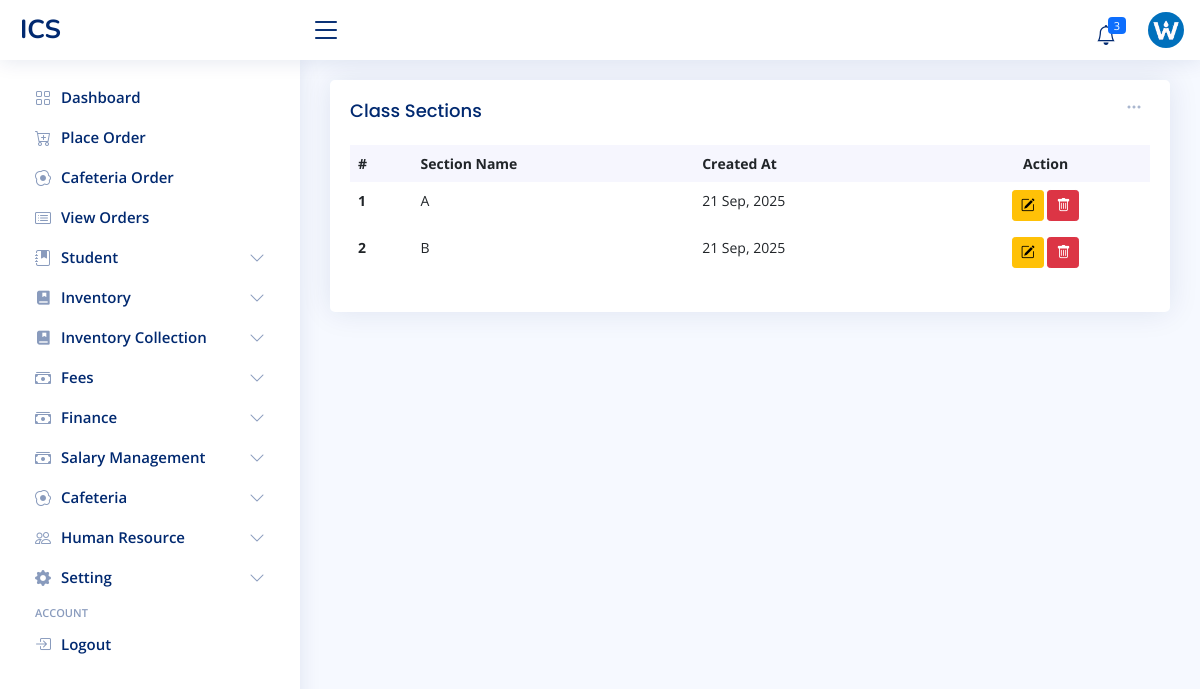
The app's page /class/section/ (signed in) with its own data.
### admin_site/models.py (models this page shows, shortened)
class SchoolInfoModel(models.Model):
    name = models.CharField(max_length=250)
    short_name = models.CharField(max_length=50)
    logo = models.FileField(upload_to='images/logo', blank=True, null=True)
    mobile = models.CharField(max_length=20)
    email = models.EmailField()
    address = models.CharField(max_length=255)
    def __str__(self):
        return self.short_name.upper()

class ClassSectionModel(models.Model):
    name = models.CharField(max_length=100, unique=True)
    created_at = models.DateTimeField(auto_now_add=True, blank=True, null=True)
    updated_at = models.DateTimeField(auto_now=True, blank=True, null=True)
    class Meta:
        constraints = [models.UniqueConstraint(fields=['name'], name='unique_class_name_type_combo')]

### admin_site/views.py (the view)
# urls.py: path('class/section/', ClassSectionListView.as_view(), name='class_section_index'),
class ClassSectionListView(LoginRequiredMixin, PermissionRequiredMixin, ListView):
    model = ClassSectionModel
    permission_required = 'admin_site.add_classesmodel'
    template_name = 'admin_site/class_section/index.html'
    context_object_name = "class_section_list"
    queryset = ClassSectionModel.objects.order_by('name')
    def get_context_data(self, **kwargs):
        context = super().get_context_data(**kwargs)
        context['form'] = ClassSectionForm()
        return context

### admin_site/context_processor.py (called while the page is built)
def school_info(request):
    info = SchoolInfoModel.objects.first()
    academic = SchoolSettingModel.objects.first()
    low_stock_list = ItemModel.objects.annotate(
    total_qty=ExpressionWrapper(
        F('shop_quantity') + F('store_quantity'),
        output_field=DecimalField(max_digits=10, decimal_places=2)
    )
).filter(total_qty__lte=F('reorder_level'))
    return {
        'school_info': info,
        'academic_info': academic,
        'low_stock_list': low_stock_list,
        'low_stock': low_stock_list.count(),
    }

### admin_site/models.py (called while the page is built)
    def __str__(self):
        return self.name

### inventory/models.py (called while the page is built)
    def __str__(self):
        return f"{self.name} ({self.get_unit_display()})"

    @property
    def total_quantity(self):
        return self.shop_quantity + self.store_quantity

### admin_site/templates/admin_site/class_section/index.html (shortened to what this page needs)
{% extends 'admin_site/layout.html' %}
{% block 'main' %}
<div class="col-12">
    <div class="card recent-sales overflow-auto">
        <div class="filter px-2">
            <a title="Actions" class="icon" href="#" data-bs-toggle="dropdown"><i class="bi bi-three-dots"></i></a>
        </div>
        <div class="card-body">
            <h5 class="card-title">Class Sections</h5>
            <table class="table table-borderless datatable">
                <thead>
                <tr>
                    <th scope="col">#</th>
                    <th scope="col">Section Name</th>
                    <th scope="col">Created At</th>
                    <th scope="col" class="text-center">Action</th>
                </tr>
                </thead>
                <tbody>
                {% for section in class_section_list %}
                <tr>
                    <th scope="row">{{ forloop.counter }}</th>
                    <td>{{ section.name|upper }}</td>
                    <td>{{ section.created_at|date:"d M, Y" }}</td>
                    <td class="text-center">
                        <button title="Edit Section" type="button" class="btn btn-warning btn-sm" data-bs-toggle="modal" data-bs-target="#editSectionModal{{ forloop.counter }}">
                            <i class="bi bi-pencil-square"></i>
                        </button>
                        <a title="Delete Section" href="{% url 'class_section_delete' section.id %}" class="btn btn-danger btn-sm">
                            <i class="bi bi-trash"></i>
                        </a>
                    </td>
                </tr>
                {% endfor %}
                </tbody>
            </table>
        </div>
    </div>
</div>
{% endblock %}

### admin_site/templates/admin_site/layout.html (shortened to what this page needs)
<!DOCTYPE html>
{% load static %}
<html lang="en">
<head>
    <link href="{% static 'admin_site/vendor/bootstrap/css/bootstrap.min.css' %}" rel="stylesheet">
    <link href="{% static 'admin_site/vendor/bootstrap-icons/bootstrap-icons.css' %}" rel="stylesheet">
    <link href="{% static 'admin_site/vendor/boxicons/css/boxicons.min.css' %}" rel="stylesheet">
    <link href="{% static 'admin_site/vendor/quill/quill.snow.css' %}" rel="stylesheet">
    <link href="{% static 'admin_site/vendor/quill/quill.bubble.css' %}" rel="stylesheet">
    <link href="{% static 'admin_site/vendor/remixicon/remixicon.css' %}" rel="stylesheet">
    <link href="{% static 'admin_site/vendor/simple-datatables/style.css' %}" rel="stylesheet">
    <link href="{% static 'admin_site/styles/style.css' %}" rel="stylesheet">
</head>
<body>
<header class="header non-printable fixed-top d-flex align-items-center" id="header">
    <div class="d-flex align-items-center justify-content-between">
        <a class="logo d-flex align-items-center" href="{% url 'admin_dashboard' %}">
            <span class="d-none d-lg-block">{{ school_info|upper }}</span>
        </a>
        <i class="bi bi-list toggle-sidebar-btn"></i>
    </div>
    <nav class="header-nav ms-auto">
        <ul class="d-flex align-items-center">
            <li class="nav-item dropdown">
          <a class="nav-link nav-icon" href="#" data-bs-toggle="dropdown">
            <i class="bi bi-bell"></i>
            <span class="badge bg-primary badge-number">{{ low_stock }}</span>
          </a>
        </li>
            <li class="nav-item dropdown pe-3">
                <a class="nav-link nav-profile d-flex align-items-center pe-0" data-bs-toggle="dropdown" href="#">
                    {% if user.is_superuser %}
                    <img alt="Profile" class="rounded-circle" src="{{ school_info.logo.url }}">
                    {% else %}
                    {% if user.profile.staff.image %}
                    <img alt="Profile" class="rounded-circle" src="{{user.profile.staff.image.url}}">
                    {% else %}
                    <img alt="Profile" class="rounded-circle" src="{% static 'admin_site/images/default_image.jpg' %}">
                    {% endif %}
                    {% endif %}
                </a>
            </li>
        </ul>
    </nav>
</header>
<aside class="sidebar non-printable" id="sidebar" style="">
    <ul class="sidebar-nav" id="sidebar-nav">
        <li class="nav-item">
            <a class="nav-link collapsed" href="{% url 'admin_dashboard' %}">
                <i class="bi bi-grid"></i>
                <span>Dashboard</span>
            </a>
        </li>
        {% if 'inventory.add_salemodel' in perms %}
        <li class="nav-item">
            <a class="nav-link collapsed" href="{% url 'place_order' %}">
                <i class="bi bi-cart-plus"></i>
                <span>Place Order</span>
            </a>
        </li>
        {% endif %}
        {% if 'cafeteria.add_mealcollectionmodel' in perms %}
        <li class="nav-item">
            <a class="nav-link collapsed" href="{% url 'cafeteria_collection_live' %}">
                <i class="bi bi-egg-fried"></i>
                <span>Cafeteria Order</span>
            </a>
        </li>
        {% endif %}
        {% if 'inventory.view_salemodel' in perms %}
        <li class="nav-item">
            <a class="nav-link collapsed" href="{% url 'view_orders' %}">
                <i class="bi bi-card-list"></i>
                <span>View Orders</span>
            </a>
        </li>
        {% endif %}
        {% if 'student.add_studentmodel' in perms or 'student.view_studentmodel' in perms or 'student.view_studentsettingmodel' in perms %}
            <li class="nav-item">
                <a class="nav-link collapsed" data-bs-target="#stud" data-bs-toggle="collapse" href="#">
                    <i class="bi bi-journal-bookmark-fill"></i><span>Student</span><i
                        class="bi bi-chevron-down ms-auto"></i>
                </a>
            </li>
            {% endif %}
        {% if 'inventory.view_itemmodel' in perms or 'inventory.view_stockinmodel' in perms or 'inventory.view_inventorycollectionmodel' in perms %}
        <li class="nav-item">
            <a class="nav-link collapsed" data-bs-target="#acad" data-bs-toggle="collapse" href="#">
                <i class="ri-book-mark-fill"></i><span>Inventory</span><i class="bi bi-chevron-down ms-auto"></i>
            </a>
        </li>
        {% endif %}
        {% if 'inventory.view_itemmodel' in perms or 'inventory.view_stockinmodel' in perms or 'inventory.view_purchaseordermodel' in perms %}
        <li class="nav-item">
            <a class="nav-link collapsed" data-bs-target="#acad2" data-bs-toggle="collapse" href="#">
                <i class="ri-book-mark-fill"></i><span>Inventory Collection</span><i class="bi bi-chevron-down ms-auto"></i>
            </a>
        </li>
        {% endif %}
         {% if 'finance.view_feemodel' in perms or 'finance.view_feepaymentmodel' in perms %}
        <li class="nav-item">
            <a class="nav-link collapsed" data-bs-target="#fees" data-bs-toggle="collapse" href="#">
                <i class="bi bi-cash-stack"></i><span>Fees</span><i class="bi bi-chevron-down ms-auto"></i>
            </a>
        </li>
        {% endif %}
        {% if 'finance.add_studentfundingmodel' in perms or 'finance.view_studentfundingmodel' in perms or 'finance.view_expensemodel' in perms %}
            <li class="nav-item">
                <a class="nav-link collapsed" data-bs-target="#fee" data-bs-toggle="collapse" href="#">
                    <i class="bi bi-cash-stack"></i><span>Finance</span><i class="bi bi-chevron-down ms-auto"></i>
                </a>
            </li>
            {% endif %}
        {% if 'finance.add_salaryrecord' in perms or 'finance.view_salaryrecord' in perms %}
            <li class="nav-item">
                <a class="nav-link collapsed" data-bs-target="#sal" data-bs-toggle="collapse" href="#">
                    <i class="bi bi-cash-stack"></i><span>Salary Management</span><i class="bi bi-chevron-down ms-auto"></i>
                </a>
            </li>
            {% endif %}
        {% if 'cafeteria.view_mealcollectionmodel' in perms or 'cafeteria.view_cafeteriasettingmodel' in perms %}
        <li class="nav-item">
            <a class="nav-link collapsed" data-bs-target="#cafe" data-bs-toggle="collapse" href="#">
                <i class="bi bi-egg-fried"></i><span>Cafeteria</span><i class="bi bi-chevron-down ms-auto"></i>
            </a>
        </li>
        {% endif %}
       {% if 'human_resource.add_staffmodel' in perms or 'human_resource.view_staffmodel' in perms or 'auth.add_group' in perms %}
        <li class="nav-item">
            <a class="nav-link collapsed" data-bs-target="#hr" data-bs-toggle="collapse" href="#">
                <i class="bi bi-people"></i><span>Human Resource</span><i class="bi bi-chevron-down ms-auto"></i>
            </a>
        </li>
        {% endif %}
        {% if 'admin_site.change_schoolinfomodel' in perms or 'admin_site.change_schoolsettingmodel' in perms or 'admin_site.add_classesmodel' in perms %}
            <li class="nav-item">
                <a class="nav-link collapsed" data-bs-target="#tables-nav" data-bs-toggle="collapse" href="#">
                    <i class="bi bi-gear-fill"></i><span>Setting</span><i class="bi bi-chevron-down ms-auto"></i>
                </a>
            </li>
            {% endif %}
        <li class="nav-heading">Account</li>
        <li class="nav-item">
            <a class="nav-link collapsed" href="{% url 'logout' %}">
                <i class="bi bi-box-arrow-in-right"></i>
                <span>Logout</span>
            </a>
        </li></ul>
</aside>
<main class="main" id="main">
    <section class="section dashboard">
        {% block 'main' %} {% endblock %}
    </section>
</main>
</body>
</html>

### admin_site/static/admin_site/styles/style.css (style rules this page uses)
:root { scroll-behavior: smooth; }
body { font-family: "Open Sans", sans-serif; background: #f6f9ff; color: #444444; }
a { color: #4154f1; text-decoration: none; }
h1, h2, h3, h4, h5, h6 { font-family: "Nunito", sans-serif; }
#main { margin-top: 60px; padding: 20px 30px; transition: all 0.3s; }
.card { margin-bottom: 30px; border: none; border-radius: 5px; box-shadow: 0px 0 30px rgba(1, 41, 112, 0.1); }
.card-title { padding: 20px 0 15px 0; font-size: 18px; font-weight: 500; color: #012970; font-family: "Poppins", sans-serif; }
.card-body { padding: 0 20px 20px 20px; }
.logo { line-height: 1; }
@media (min-width: 1200px) { .logo { width: 280px; } }
.logo span { font-size: 26px; font-weight: 700; color: #012970; font-family: "Nunito", sans-serif; }
.header { transition: all 0.5s; z-index: 997; height: 60px; box-shadow: 0px 2px 20px rgba(1, 41, 112, 0.1); background-color: #fff; padding-left: 20px; }
.header .toggle-sidebar-btn { font-size: 32px; padding-left: 10px; cursor: pointer; color: #012970; }
.header-nav ul { list-style: none; }
.header-nav > ul { margin: 0; padding: 0; }
.header-nav .nav-icon { font-size: 20px; color: #012970; }
.header-nav .nav-profile { color: #012970; }
.header-nav .nav-profile img { max-height: 36px; }
.header-nav .badge-number { position: absolute; inset: 4px 6px auto auto; font-weight: normal; font-size: 11px; padding: 3px 6px; }
.sidebar { position: fixed; top: 60px; left: 0; bottom: 0; width: 300px; z-index: 996; transition: all 0.3s; padding: 20px; overflow-y: auto; scrollbar-width: thin; scrollbar-color: #aab7cf transparent; box-shadow: 0px 0px 20px rgba(1, 41, 112, 0.1); background-color: #fff; }
@media (min-width: 1200px) { #main, #footer { margin-left: 300px; } }
.sidebar-nav { padding: 0; margin: 0; list-style: none; }
.sidebar-nav li { padding: 0; margin: 0; list-style: none; }
.sidebar-nav .nav-item { margin-bottom: 5px; }
.sidebar-nav .nav-heading { font-size: 11px; text-transform: uppercase; color: #899bbd; font-weight: 600; margin: 10px 0 5px 15px; }
.sidebar-nav .nav-link { display: flex; align-items: center; font-size: 15px; font-weight: 600; color: #4154f1; transition: 0.3; background: #f6f9ff; padding: 10px 15px; border-radius: 4px; }
.sidebar-nav .nav-link i { font-size: 16px; margin-right: 10px; color: #4154f1; }
.sidebar-nav .nav-link.collapsed { color: #012970; background: #fff; }
.sidebar-nav .nav-link.collapsed i { color: #899bbd; }
.sidebar-nav .nav-link .bi-chevron-down { margin-right: 0; transition: transform 0.2s ease-in-out; }
.dashboard .filter { position: absolute; right: 0px; top: 15px; }
.dashboard .filter .icon { color: #aab7cf; padding-right: 20px; padding-bottom: 5px; transition: 0.3s; font-size: 16px; }
.dashboard .recent-sales { font-size: 14px; }
.dashboard .recent-sales .table thead { background: #f6f6fe; }
.dashboard .recent-sales .table thead th { border: 0; }

### admin_site/templates/admin_site/layout.html (style rules this page uses)
.nav-link { height:35px }

### records on screen
SchoolInfoModel: short_name "ICS", logo (picture)
ClassSectionModel: name "A", created_at "21 Sep, 2025"
ClassSectionModel: name "B", created_at "21 Sep, 2025"

### other values on screen
{{ low_stock }} "3"
